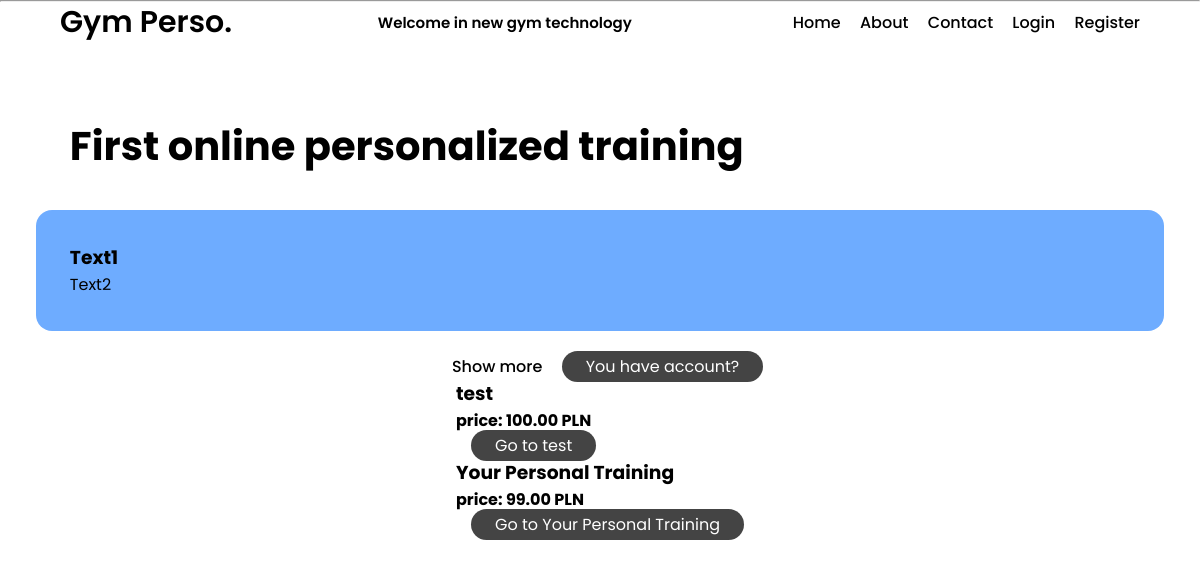
The page / on the database its author committed.
### core/models.py (models this page shows, shortened)
class Product(models.Model):
    id = models.AutoField(primary_key=True)
    name = models.CharField(max_length=100)
    tag = models.CharField(max_length=100)
    is_active = models.BooleanField(default=False)
    is_visible = models.BooleanField(default=False)
    mixer_category = models.ManyToManyField(MixerCategory, default=None, blank=True)
    product_type = models.CharField(choices=[
        ('OPP', 'one product phisical'),
        ('OPO', 'one product online'),
        ('PPP', 'personalized product plus'),
        ('PPR', 'personalized product random'),
    ], max_length=100, default='PPR')
    product_items = models.IntegerField(default=3, blank=False, null=False)
    products_to_include = models.IntegerField(default=3, blank=False, null=False, help_text="products to include with exclusion in mixer")

### settings/models.py (models this page shows)
class Price(models.Model):
    price_id = models.AutoField(primary_key=True)
    price = models.DecimalField(max_digits=5, decimal_places=2, default=100)
    created_at = models.DateTimeField(auto_now_add=True)
    currency = models.CharField(choices=[
        ('PLN', 'PLN'),
        ('GBP', 'GBP'),
        ("EURO", 'EURO'),
    ],default="PL", max_length=5)
    valid_at = models.DateTimeField(null=True, blank=True)
    is_active = models.BooleanField(default=False)
    price_model = models.CharField(choices=[
        ('ALL', 'Personalized'), #all personalized
        ('BS', 'Business Small'), #manual training
        ('BB', 'Business Big') #trainer model bussines
    ], max_length=255, default="ALL")
    product = models.ForeignKey(Product, on_delete=models.DO_NOTHING, default=None, null=True, blank=True)
    class Meta:
        verbose_name_plural = "Price"

### core/views.py (the view)
# urls.py: path('', views.home, name='home'),
def home(request):
    products = Product.objects.filter(is_active=True, is_visible=True).all()
    price = Price.objects.filter(is_active=True).all()
    return render(request, 'home.html',{"products": products, "price": price})

### templates/home.html
{% include 'base.html' %}
<body>
    {% include 'navbar.html' %}
    {% block content %}
    <section class="body col">
        <div class="content padding">
            <h1 class="full-text">First online personalized training</h1>
        </div>
        <div class="container padding">
            <h3>Text1</h3>
            <p>Text2</p>
        </div>
        <div class="second-row">
            <div >
                <a href="/faq" class="text-button">Show more</a>
                <a href="/accounts/login" class="button button-home">You have account?</a>
            </div>
            <div>
                {%for p in products%}
                    <div>
                        <h3>{{p.name}}</h3>
                        {%for pr in price%}
                            {%if pr.product.tag == p.tag%}
                                <h4>price: {{pr.price}} {{pr.currency}}</h4>
                            {%endif%}
                        {%endfor%}
                    </div>
                    <div>
                        <a href="/product/{{p.tag}}" class="button button-home">Go to {{p.name}}</a>
                    </div>
                {%endfor%}
            </div>
        </div>
    </section>
</body>
{% endblock %}
</html>

### static/style.css (style rules this page uses)
:root { --clr-background: #ffffff; --clr-text-black:#444444; --clr-text-white: #ffffff; --clr-text-background: #444444; --clr-container-background:#006eff91; }
* { margin: 0; padding: 0; box-sizing: border-box; font-family: 'Poppins','sans-serif'; }
.body { margin: 80px 3% 3% 3%; }
.content { flex-grow: 1; flex-direction: column; justify-content: center; align-items: center; width: auto; }
.container { flex-grow: 1; flex-direction: column; overflow: hidden; justify-content: center; align-items: center; background-color: var(--clr-container-background); }
.padding { padding: 3%; border-radius: 1rem; }
.col { align-content: flex-start; display: flex; overflow: hidden; flex-direction: column; }
.full-text { font-size: 40px; }
.second-row { display: flex; flex-direction: column; justify-content: center; align-items: center; width: auto; padding: 2%; margin: 0 3% 0; }
.button-home { background-color: var(--clr-container-background); }
.button { text-decoration: none; color: var(--clr-text-white); background-color: var(--clr-text-background); padding: 4px 24px; border-radius: 1rem; margin-left: 15px; transition: .3s; }
.button::after, .button:hover { background-color: var(--clr-container-background); }
.text-button { font-size: 16px; color: var(--clr-text); text-decoration: none; font-weight: 500; margin-left: 15px; transition: .3s; }

### rows shown on the page
Product: name "test"
Price: price "100.00", currency "PLN"
Product: name "Your Personal Training"
Price: price "99.00", currency "PLN"
